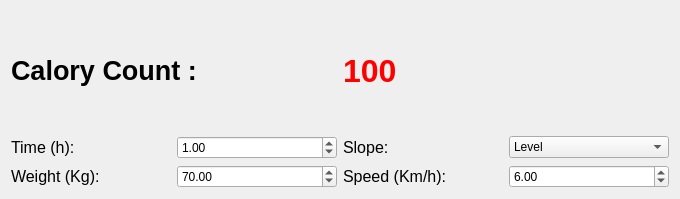
<?xml version="1.0" encoding="UTF-8"?>
<ui version="4.0">
 <class>Widget</class>
 <widget class="QWidget" name="Widget">
  <property name="geometry">
   <rect>
    <x>0</x>
    <y>0</y>
    <width>680</width>
    <height>199</height>
   </rect>
  </property>
  <property name="windowTitle">
   <string>Calory Counter</string>
  </property>
  <layout class="QVBoxLayout" name="verticalLayout">
   <item>
    <layout class="QHBoxLayout" name="horizontalLayout_7">
     <item>
      <widget class="QLabel" name="caloryCount">
       <property name="font">
        <font>
         <pointsize>20</pointsize>
         <bold>true</bold>
        </font>
       </property>
       <property name="text">
        <string>Calory Count :</string>
       </property>
      </widget>
     </item>
     <item>
      <widget class="QLabel" name="caloryCountLabel">
       <property name="font">
        <font>
         <pointsize>24</pointsize>
         <bold>true</bold>
        </font>
       </property>
       <property name="styleSheet">
        <string notr="true">
color: rgb(255, 0, 0);</string>
       </property>
       <property name="text">
        <string>100</string>
       </property>
      </widget>
     </item>
    </layout>
   </item>
   <item>
    <layout class="QHBoxLayout" name="horizontalLayout_5">
     <item>
      <layout class="QHBoxLayout" name="horizontalLayout">
       <item>
        <widget class="QLabel" name="timeLabel">
         <property name="font">
          <font>
           <pointsize>12</pointsize>
          </font>
         </property>
         <property name="text">
          <string>Time (h):</string>
         </property>
        </widget>
       </item>
       <item>
        <widget class="QDoubleSpinBox" name="timeSpinBox">
         <property name="value">
          <double>1.000000000000000</double>
         </property>
        </widget>
       </item>
      </layout>
     </item>
     <item>
      <layout class="QHBoxLayout" name="horizontalLayout_3">
       <item>
        <widget class="QLabel" name="slopeLabel">
         <property name="font">
          <font>
           <pointsize>12</pointsize>
          </font>
         </property>
         <property name="text">
          <string>Slope:</string>
         </property>
        </widget>
       </item>
       <item>
        <widget class="QComboBox" name="slopeComboBox">
         <item>
          <property name="text">
           <string>Level</string>
          </property>
         </item>
        </widget>
       </item>
      </layout>
     </item>
    </layout>
   </item>
   <item>
    <layout class="QHBoxLayout" name="horizontalLayout_6">
     <item>
      <layout class="QHBoxLayout" name="horizontalLayout_2">
       <item>
        <widget class="QLabel" name="weightLabel">
         <property name="font">
          <font>
           <pointsize>12</pointsize>
          </font>
         </property>
         <property name="text">
          <string>Weight (Kg):</string>
         </property>
        </widget>
       </item>
       <item>
        <widget class="QDoubleSpinBox" name="weightSpinBox">
         <property name="value">
          <double>70.000000000000000</double>
         </property>
        </widget>
       </item>
      </layout>
     </item>
     <item>
      <layout class="QHBoxLayout" name="horizontalLayout_4">
       <item>
        <widget class="QLabel" name="speedLabel">
         <property name="font">
          <font>
           <pointsize>12</pointsize>
          </font>
         </property>
         <property name="text">
          <string>Speed (Km/h):</string>
         </property>
        </widget>
       </item>
       <item>
        <widget class="QDoubleSpinBox" name="speedSpinBox">
         <property name="value">
          <double>6.000000000000000</double>
         </property>
        </widget>
       </item>
      </layout>
     </item>
    </layout>
   </item>
  </layout>
 </widget>
 <resources/>
 <connections/>
</ui>
